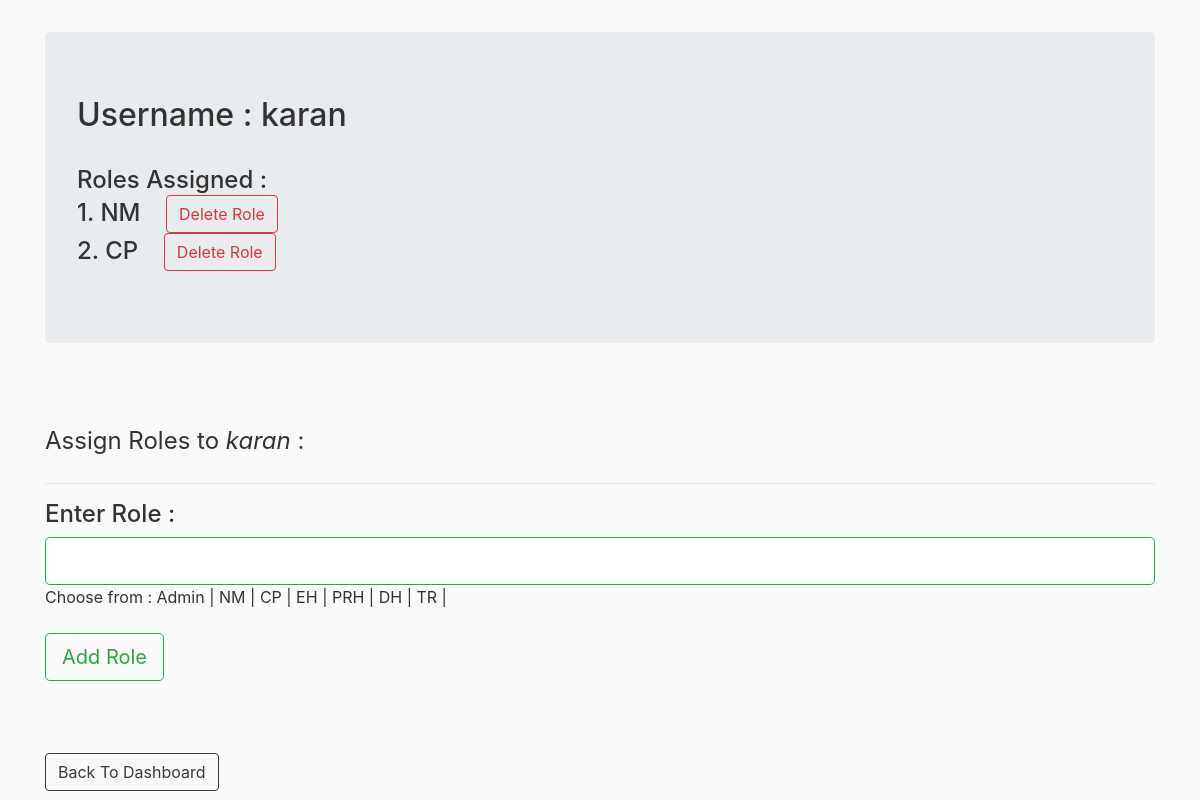
The app's page /add_roles/2 (signed in) with its own data.
### rbac/models.py (models this page shows, shortened)
class User(db.Model, UserMixin):
    id = db.Column(db.Integer, primary_key=True)
    username = db.Column(db.String(120), unique=True, nullable=False)
    password = db.Column(db.String(60), nullable=False)
    roles = db.relationship('Role', secondary='user_roles')
    events_attended = relationship("Event", secondary="attendance") #user.events_attended
    events_registered = relationship("Event", secondary="registration") #user.events_registered

class Role(db.Model):
    __tablename__ = 'roles'
    id = db.Column(db.Integer(), primary_key=True)
    name = db.Column(db.String(50), unique=True)

### rbac/routes.py (the view, shortened to what this page needs)
@app.route("/add_roles/<id>", methods=['GET','POST'])
@login_required
def add_roles(id):
    form = AddRoleForm()
    u = User.query.get(id)
    allroles = []
    allr = Role.query.all()
    for role in allr:
        allroles.append(role.name)
    return render_template('add_roles.html',form=form,u=u,roles=u.roles,allroles = allroles)

### rbac/forms.py
class AddRoleForm(FlaskForm):
    name = StringField('Role', validators=[DataRequired(), Length(min=2, max=20)])
    submit = SubmitField('Add Role')

### rbac/models.py (called while the page is built)
@login_manager.user_loader
def load_user(user_id):
    return User.query.get(int(user_id))

### rbac/templates/add_roles.html (shortened to what this page needs)
{% extends "layout.html" %}
{% block content %}
    <div class="jumbotron">
        <h2>Username : {{u.username}}</h2><br>
        <h4>Roles Assigned : <br>
            {% for role in roles %}
            {{loop.index}}. {{ role.name }}&nbsp; &nbsp; <a href="{{ url_for('delete_userrole',rid=role.id,uid=u.id) }}" class="btn btn-outline-danger" >Delete Role</a>
            <br>
            {% endfor %}
        </h4>
    </div>
    <br><br>
    <form action="" method="POST">
        <fieldset>
            <legend>Assign Roles to <i> {{ u.username }}</i> : </legend>
            <hr>
            <h4>Enter Role : </h4>
            {% if form.name.errors %}
                        {{ form.name(class="form-control form-control-lg is-invalid") }}
                        <div class="invalid-feedback">
                            {% for error in form.name.errors %}
                                <span> {{ error }} </span>
                            {% endfor %}
                        </div>
            {% else %}
                        {{ form.name(class="form-control form-control-lg is-valid") }}
            {% endif %}
            Choose from :
            {% for role in allroles %}
            {{ role }} |
            {% endfor %}
            <br><br>
            {{ form.submit(class="btn btn-outline-success btn-lg")}}
        </fieldset>
    </form>
    <br><br><br>
    <a href="{{ url_for('admin') }}" class="btn btn-outline-dark" >Back To Dashboard</a>
{% endblock content %}

### rbac/static/main.css (style rules this page uses)
body { background: #fafafa; color: #333333; margin-top: 2rem; }

### records on screen
User: username "karan"
Role: name "NM"
Role: name "CP"
Role: name "Admin"
Role: name "EH"
Role: name "PRH"
Role: name "DH"
Role: name "TR"
